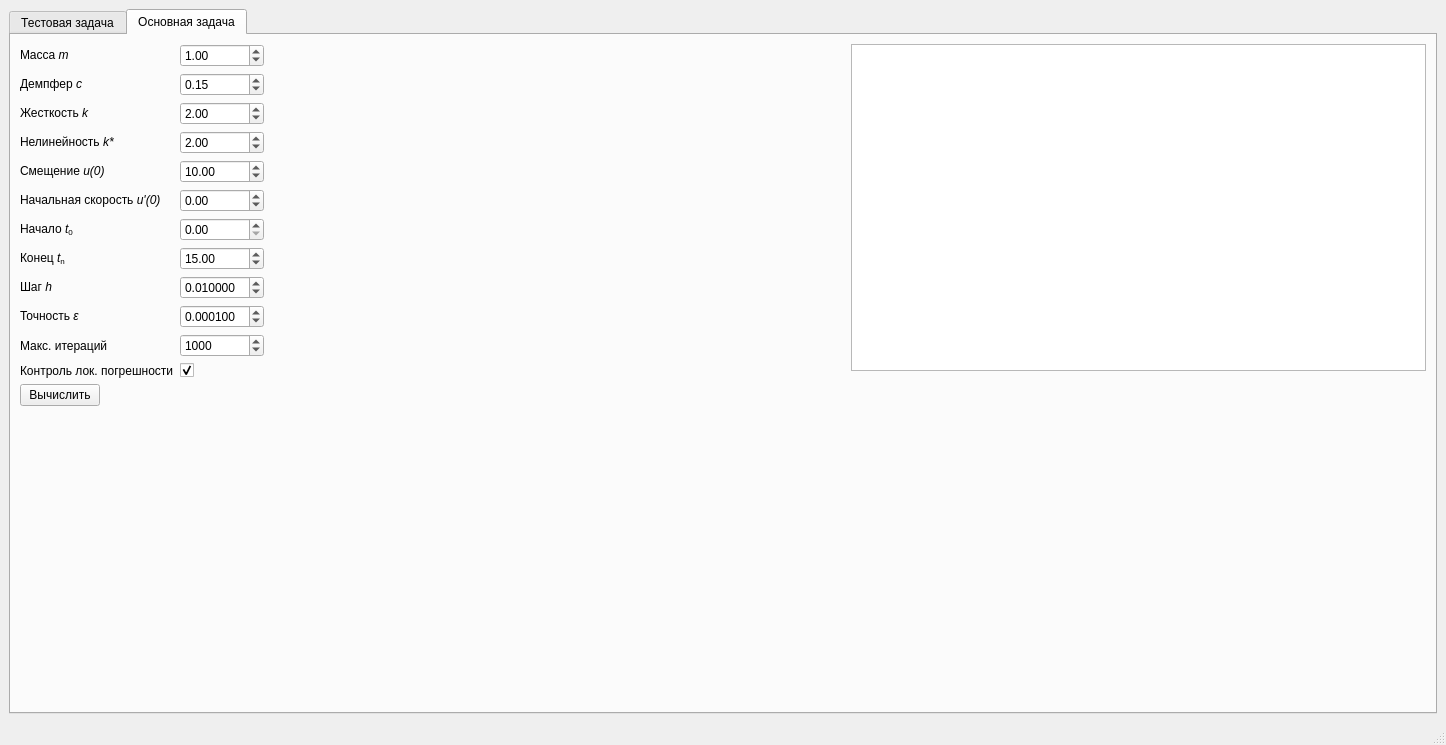
<?xml version="1.0" encoding="UTF-8"?>
<ui version="4.0">
 <class>MainWindow</class>
 <widget class="QMainWindow" name="MainWindow">
  <property name="geometry">
   <rect>
    <x>0</x>
    <y>0</y>
    <width>1446</width>
    <height>745</height>
   </rect>
  </property>
  <property name="windowTitle">
   <string>MainWindow</string>
  </property>
  <widget class="QWidget" name="centralwidget">
   <layout class="QGridLayout" name="gridLayout">
    <item row="0" column="0">
     <widget class="QTabWidget" name="tabWidget">
      <property name="currentIndex">
       <number>1</number>
      </property>
      <widget class="QWidget" name="tab">
       <attribute name="title">
        <string>Тестовая задача</string>
       </attribute>
       <layout class="QGridLayout" name="gridLayout_2">
        <item row="0" column="0">
         <layout class="QHBoxLayout" name="horizontalLayout_5">
          <item>
           <layout class="QVBoxLayout" name="verticalLayout_3">
            <item>
             <layout class="QFormLayout" name="formLayout_2">
              <item row="2" column="0">
               <widget class="QLabel" name="label">
                <property name="text">
                 <string>Начало &lt;i&gt;x&lt;/i&gt;&lt;sub&gt;0&lt;/sub&gt;</string>
                </property>
               </widget>
              </item>
              <item row="2" column="1">
               <widget class="QDoubleSpinBox" name="spinTest_X0">
                <property name="suffix">
                 <string> см</string>
                </property>
                <property name="decimals">
                 <number>1</number>
                </property>
               </widget>
              </item>
              <item row="3" column="0">
               <widget class="QLabel" name="label_2">
                <property name="text">
                 <string>Конец отрезка &lt;i&gt;b&lt;/i&gt;</string>
                </property>
               </widget>
              </item>
              <item row="3" column="1">
               <widget class="QDoubleSpinBox" name="spinTest_B">
                <property name="suffix">
                 <string> см</string>
                </property>
                <property name="decimals">
                 <number>1</number>
                </property>
                <property name="minimum">
                 <double>1.000000000000000</double>
                </property>
               </widget>
              </item>
              <item row="4" column="0">
               <widget class="QLabel" name="label_3">
                <property name="text">
                 <string>Начальный шаг &lt;i&gt;h&lt;/i&gt;</string>
                </property>
               </widget>
              </item>
              <item row="4" column="1">
               <widget class="QDoubleSpinBox" name="spinTest_H">
                <property name="decimals">
                 <number>2</number>
                </property>
                <property name="minimum">
                 <double>0.000000000000000</double>
                </property>
                <property name="singleStep">
                 <double>0.010000000000000</double>
                </property>
                <property name="value">
                 <double>0.010000000000000</double>
                </property>
               </widget>
              </item>
              <item row="5" column="0">
               <widget class="QLabel" name="label_4">
                <property name="text">
                 <string>Точность &lt;i&gt;&amp;epsilon;&lt;/i&gt;</string>
                </property>
               </widget>
              </item>
              <item row="5" column="1">
               <widget class="QDoubleSpinBox" name="spinTest_Eps">
                <property name="decimals">
                 <number>6</number>
                </property>
                <property name="minimum">
                 <double>0.000001000000000</double>
                </property>
                <property name="singleStep">
                 <double>0.000100000000000</double>
                </property>
                <property name="value">
                 <double>0.000100000000000</double>
                </property>
               </widget>
              </item>
              <item row="6" column="0">
               <widget class="QLabel" name="label_5">
                <property name="text">
                 <string>Макс. итераций</string>
                </property>
               </widget>
              </item>
              <item row="6" column="1">
               <widget class="QDoubleSpinBox" name="spinMaxIter">
                <property name="decimals">
                 <number>0</number>
                </property>
                <property name="maximum">
                 <double>100000.000000000000000</double>
                </property>
                <property name="singleStep">
                 <double>100.000000000000000</double>
                </property>
                <property name="value">
                 <double>1000.000000000000000</double>
                </property>
               </widget>
              </item>
              <item row="7" column="0">
               <widget class="QLabel" name="label_6">
                <property name="text">
                 <string>Контроль лок. погрешности</string>
                </property>
               </widget>
              </item>
              <item row="7" column="1">
               <widget class="QCheckBox" name="checkTest_Control">
                <property name="text">
                 <string/>
                </property>
                <property name="checked">
                 <bool>true</bool>
                </property>
               </widget>
              </item>
              <item row="0" column="1">
               <widget class="QDoubleSpinBox" name="spinTest_N">
                <property name="decimals">
                 <number>0</number>
                </property>
                <property name="value">
                 <double>1.000000000000000</double>
                </property>
               </widget>
              </item>
              <item row="0" column="0">
               <widget class="QLabel" name="label_7">
                <property name="text">
                 <string>Номер варианта &lt;i&gt;N&lt;/i&gt;</string>
                </property>
               </widget>
              </item>
              <item row="1" column="1">
               <widget class="QDoubleSpinBox" name="spinTest_U0"/>
              </item>
              <item row="1" column="0">
               <widget class="QLabel" name="label_8">
                <property name="text">
                 <string>Начальное &lt;i&gt;u&lt;/i&gt;(0)</string>
                </property>
               </widget>
              </item>
             </layout>
            </item>
            <item>
             <widget class="QPushButton" name="btnCalcTest">
              <property name="sizePolicy">
               <sizepolicy hsizetype="Maximum" vsizetype="Maximum">
                <horstretch>0</horstretch>
                <verstretch>0</verstretch>
               </sizepolicy>
              </property>
              <property name="layoutDirection">
               <enum>Qt::LayoutDirection::LeftToRight</enum>
              </property>
              <property name="autoFillBackground">
               <bool>false</bool>
              </property>
              <property name="text">
               <string>Вычислить</string>
              </property>
             </widget>
            </item>
            <item>
             <widget class="QLabel" name="labelTest_Stats">
              <property name="text">
               <string/>
              </property>
             </widget>
            </item>
            <item>
             <spacer name="verticalSpacer_2">
              <property name="orientation">
               <enum>Qt::Orientation::Vertical</enum>
              </property>
              <property name="sizeHint" stdset="0">
               <size>
                <width>20</width>
                <height>40</height>
               </size>
              </property>
             </spacer>
            </item>
           </layout>
          </item>
          <item>
           <layout class="QHBoxLayout" name="horizontalLayout_4">
            <item>
             <widget class="QCustomPlot" name="plotTest" native="true">
              <property name="sizePolicy">
               <sizepolicy hsizetype="Expanding" vsizetype="Expanding">
                <horstretch>0</horstretch>
                <verstretch>0</verstretch>
               </sizepolicy>
              </property>
             </widget>
            </item>
            <item>
             <widget class="QTableWidget" name="tableTest">
              <property name="sizePolicy">
               <sizepolicy hsizetype="Expanding" vsizetype="Minimum">
                <horstretch>0</horstretch>
                <verstretch>0</verstretch>
               </sizepolicy>
              </property>
             </widget>
            </item>
           </layout>
          </item>
         </layout>
        </item>
       </layout>
      </widget>
      <widget class="QWidget" name="tab_2">
       <attribute name="title">
        <string>Основная задача</string>
       </attribute>
       <layout class="QGridLayout" name="gridLayout_3">
        <item row="0" column="0">
         <layout class="QHBoxLayout" name="horizontalLayout_3">
          <item>
           <layout class="QVBoxLayout" name="verticalLayout_2">
            <item>
             <layout class="QFormLayout" name="formLayout">
              <item row="0" column="0">
               <widget class="QLabel" name="label_10">
                <property name="text">
                 <string>Macca &lt;i&gt;m&lt;/i&gt;</string>
                </property>
               </widget>
              </item>
              <item row="0" column="1">
               <widget class="QDoubleSpinBox" name="spinMain_M">
                <property name="decimals">
                 <number>2</number>
                </property>
                <property name="minimum">
                 <double>0.010000000000000</double>
                </property>
                <property name="maximum">
                 <double>1000.000000000000000</double>
                </property>
                <property name="singleStep">
                 <double>0.100000000000000</double>
                </property>
                <property name="value">
                 <double>1.000000000000000</double>
                </property>
               </widget>
              </item>
              <item row="1" column="0">
               <widget class="QLabel" name="label_11">
                <property name="text">
                 <string>Демпфер &lt;i&gt;с&lt;/i&gt;</string>
                </property>
               </widget>
              </item>
              <item row="1" column="1">
               <widget class="QDoubleSpinBox" name="spinMain_C">
                <property name="minimum">
                 <double>0.000000000000000</double>
                </property>
                <property name="maximum">
                 <double>100.000000000000000</double>
                </property>
                <property name="singleStep">
                 <double>0.050000000000000</double>
                </property>
                <property name="value">
                 <double>0.150000000000000</double>
                </property>
               </widget>
              </item>
              <item row="2" column="0">
               <widget class="QLabel" name="label_12">
                <property name="text">
                 <string>Жесткость &lt;i&gt;k&lt;/i&gt;</string>
                </property>
               </widget>
              </item>
              <item row="2" column="1">
               <widget class="QDoubleSpinBox" name="spinMain_K">
                <property name="decimals">
                 <number>2</number>
                </property>
                <property name="maximum">
                 <double>1000.000000000000000</double>
                </property>
                <property name="singleStep">
                 <double>0.500000000000000</double>
                </property>
                <property name="value">
                 <double>2.000000000000000</double>
                </property>
               </widget>
              </item>
              <item row="3" column="0">
               <widget class="QLabel" name="label_13">
                <property name="text">
                 <string>Нелинейность &lt;i&gt;k*&lt;/i&gt;</string>
                </property>
               </widget>
              </item>
              <item row="3" column="1">
               <widget class="QDoubleSpinBox" name="spinMain_KStar">
                <property name="minimum">
                 <double>-100.000000000000000</double>
                </property>
                <property name="maximum">
                 <double>100.000000000000000</double>
                </property>
                <property name="singleStep">
                 <double>0.500000000000000</double>
                </property>
                <property name="value">
                 <double>2.000000000000000</double>
                </property>
               </widget>
              </item>
              <item row="4" column="0">
               <widget class="QLabel" name="label_14">
                <property name="text">
                 <string>Смещение &lt;i&gt;u(0)&lt;/i&gt;</string>
                </property>
               </widget>
              </item>
              <item row="4" column="1">
               <widget class="QDoubleSpinBox" name="spinMain_U0">
                <property name="minimum">
                 <double>-1000.000000000000000</double>
                </property>
                <property name="maximum">
                 <double>1000.000000000000000</double>
                </property>
                <property name="singleStep">
                 <double>1.000000000000000</double>
                </property>
                <property name="value">
                 <double>10.000000000000000</double>
                </property>
               </widget>
              </item>
              <item row="5" column="0">
               <widget class="QLabel" name="label_15">
                <property name="text">
                 <string>Начальная скорость &lt;i&gt;u'(0)&lt;/i&gt;</string>
                </property>
               </widget>
              </item>
              <item row="5" column="1">
               <widget class="QDoubleSpinBox" name="spinMain_V0">
                <property name="minimum">
                 <double>-1000.000000000000000</double>
                </property>
                <property name="maximum">
                 <double>1000.000000000000000</double>
                </property>
               </widget>
              </item>
              <item row="6" column="0">
               <widget class="QLabel" name="label_16">
                <property name="text">
                 <string>Начало &lt;i&gt;t&lt;/i&gt;&lt;sub&gt;0&lt;/sub&gt;</string>
                </property>
               </widget>
              </item>
              <item row="6" column="1">
               <widget class="QDoubleSpinBox" name="spinMain_X0">
                <property name="maximum">
                 <double>10000.000000000000000</double>
                </property>
               </widget>
              </item>
              <item row="7" column="0">
               <widget class="QLabel" name="label_17">
                <property name="text">
                 <string>Конец &lt;i&gt;t&lt;/i&gt;&lt;sub&gt;n&lt;/sub&gt;</string>
                </property>
               </widget>
              </item>
              <item row="7" column="1">
               <widget class="QDoubleSpinBox" name="spinMain_B">
                <property name="minimum">
                 <double>0.100000000000000</double>
                </property>
                <property name="maximum">
                 <double>10000.000000000000000</double>
                </property>
                <property name="value">
                 <double>15.000000000000000</double>
                </property>
               </widget>
              </item>
              <item row="8" column="0">
               <widget class="QLabel" name="label_18">
                <property name="text">
                 <string>Шаг &lt;i&gt;h&lt;/i&gt;</string>
                </property>
               </widget>
              </item>
              <item row="8" column="1">
               <widget class="QDoubleSpinBox" name="spinMain_H">
                <property name="decimals">
                 <number>6</number>
                </property>
                <property name="minimum">
                 <double>0.000001000000000</double>
                </property>
                <property name="maximum">
                 <double>10.000000000000000</double>
                </property>
                <property name="singleStep">
                 <double>0.001000000000000</double>
                </property>
                <property name="value">
                 <double>0.010000000000000</double>
                </property>
               </widget>
              </item>
              <item row="9" column="0">
               <widget class="QLabel" name="label_19">
                <property name="text">
                 <string>Точность &lt;i&gt;&amp;epsilon;&lt;/i&gt;</string>
                </property>
               </widget>
              </item>
              <item row="9" column="1">
               <widget class="QDoubleSpinBox" name="spinMain_Eps">
                <property name="decimals">
                 <number>6</number>
                </property>
                <property name="minimum">
                 <double>0.000001000000000</double>
                </property>
                <property name="maximum">
                 <double>99.989999999999995</double>
                </property>
                <property name="singleStep">
                 <double>0.000100000000000</double>
                </property>
                <property name="value">
                 <double>0.000100000000000</double>
                </property>
               </widget>
              </item>
              <item row="11" column="0">
               <widget class="QLabel" name="label_20">
                <property name="text">
                 <string>Контроль лок. погрешности</string>
                </property>
               </widget>
              </item>
              <item row="11" column="1">
               <widget class="QCheckBox" name="checkMain_Control">
                <property name="text">
                 <string/>
                </property>
                <property name="checked">
                 <bool>true</bool>
                </property>
               </widget>
              </item>
              <item row="10" column="0">
               <widget class="QLabel" name="label_21">
                <property name="text">
                 <string>Макс. итераций</string>
                </property>
               </widget>
              </item>
              <item row="10" column="1">
               <widget class="QDoubleSpinBox" name="spinMain_MaxIter">
                <property name="decimals">
                 <number>0</number>
                </property>
                <property name="maximum">
                 <double>100000.000000000000000</double>
                </property>
                <property name="singleStep">
                 <double>100.000000000000000</double>
                </property>
                <property name="value">
                 <double>1000.000000000000000</double>
                </property>
               </widget>
              </item>
             </layout>
            </item>
            <item>
             <widget class="QPushButton" name="btnSolveMain">
              <property name="sizePolicy">
               <sizepolicy hsizetype="Maximum" vsizetype="Maximum">
                <horstretch>0</horstretch>
                <verstretch>0</verstretch>
               </sizepolicy>
              </property>
              <property name="text">
               <string>Вычислить</string>
              </property>
             </widget>
            </item>
            <item>
             <widget class="QLabel" name="labelMain_Stats">
              <property name="text">
               <string/>
              </property>
             </widget>
            </item>
            <item>
             <spacer name="verticalSpacer">
              <property name="orientation">
               <enum>Qt::Orientation::Vertical</enum>
              </property>
              <property name="sizeHint" stdset="0">
               <size>
                <width>20</width>
                <height>40</height>
               </size>
              </property>
             </spacer>
            </item>
           </layout>
          </item>
          <item>
           <layout class="QVBoxLayout" name="verticalLayout" stretch="1,1">
            <item>
             <layout class="QHBoxLayout" name="horizontalLayout_2" stretch="1,1">
              <item>
               <widget class="QCustomPlot" name="plotPhase" native="true">
                <property name="sizePolicy">
                 <sizepolicy hsizetype="Expanding" vsizetype="Expanding">
                  <horstretch>0</horstretch>
                  <verstretch>0</verstretch>
                 </sizepolicy>
                </property>
               </widget>
              </item>
              <item>
               <widget class="QTableWidget" name="tableMain">
                <property name="sizePolicy">
                 <sizepolicy hsizetype="Expanding" vsizetype="Expanding">
                  <horstretch>0</horstretch>
                  <verstretch>0</verstretch>
                 </sizepolicy>
                </property>
               </widget>
              </item>
             </layout>
            </item>
            <item>
             <layout class="QHBoxLayout" name="horizontalLayout" stretch="1,1">
              <item>
               <widget class="QCustomPlot" name="plotMainU" native="true">
                <property name="sizePolicy">
                 <sizepolicy hsizetype="Preferred" vsizetype="Preferred">
                  <horstretch>0</horstretch>
                  <verstretch>0</verstretch>
                 </sizepolicy>
                </property>
               </widget>
              </item>
              <item>
               <widget class="QCustomPlot" name="plotMainV" native="true">
                <property name="sizePolicy">
                 <sizepolicy hsizetype="Preferred" vsizetype="Preferred">
                  <horstretch>0</horstretch>
                  <verstretch>0</verstretch>
                 </sizepolicy>
                </property>
               </widget>
              </item>
             </layout>
            </item>
           </layout>
          </item>
         </layout>
        </item>
       </layout>
      </widget>
     </widget>
    </item>
   </layout>
  </widget>
  <widget class="QMenuBar" name="menubar">
   <property name="geometry">
    <rect>
     <x>0</x>
     <y>0</y>
     <width>1446</width>
     <height>24</height>
    </rect>
   </property>
  </widget>
  <widget class="QStatusBar" name="statusbar"/>
 </widget>
 <customwidgets>
  <customwidget>
   <class>QCustomPlot</class>
   <extends>QWidget</extends>
   <header>qcustomplot.h</header>
   <container>1</container>
  </customwidget>
 </customwidgets>
 <resources/>
 <connections/>
</ui>
